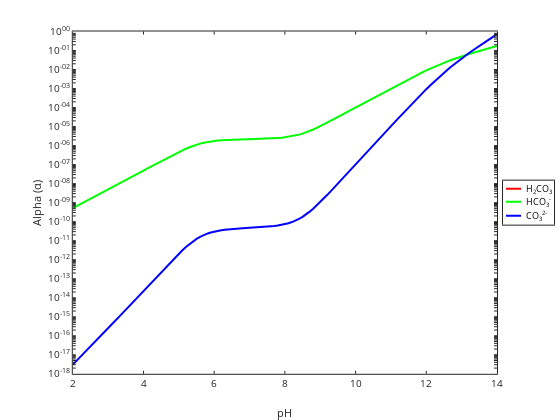

Notebook code for this chart:
### Code cell
semilogy(pHrange, H2CO3, 'r', 'LineWidth', 2); hold on;
semilogy(pHrange, HCO3, 'g', 'LineWidth', 2);
semilogy(pHrange, CO3, 'b', 'LineWidth', 2);
xlabel('pH');
ylabel('Alpha (\alpha)');
legend('H{_2}CO{_3}', 'HCO{_3}^-', 'CO{_3}^{2-}', 'Location', 'EastOutside');
title('Carbonate Species Distribution as a Function of pH');

### Figure 1 — Plotly figure (JSON) as saved in the notebook; plotly's stock layout.template omitted (floating-point values rounded to 4 significant figures; data arrays with more than 128 entries replaced by an {"elided": "..."} marker saying what was removed)
{"data": [{"line": {"color": "rgb(255,0,0)", "dash": "solid", "width": 2}, "marker": {"color": "rgb(255,0,0)", "line": {"color": "rgb(255,0,0)"}, "size": 6, "symbol": "none"}, "mode": "lines", "name": "H{_2}CO{_3}", "showlegend": true, "type": "scatter", "visibility": true, "x": [2, 2.1, 2.2, 2.3, 2.4, 2.5, 2.6, 2.7, 2.8, 2.9, 3, 3.1, 3.2, 3.3, 3.4, 3.5, 3.6, 3.7, 3.8, 3.9, 4, 4.1, 4.2, 4.3, 4.4, 4.5, 4.6, 4.7, 4.8, 4.9, 5, 5.1, 5.2, 5.3, 5.4, 5.5, 5.6, 5.7, 5.8, 5.9, 6, 6.1, 6.2, 6.3, 6.4, 6.5, 6.6, 6.7, 6.8, 6.9, 7, 7.1, 7.2, 7.3, 7.4, 7.5, 7.6, 7.7, 7.8, 7.9, 8, 8.1, 8.2, 8.3, 8.4, 8.5, 8.6, 8.7, 8.8, 8.9, 9, 9.1, 9.2, 9.3, 9.4, 9.5, 9.6, 9.7, 9.8, 9.9, 10, 10.1, 10.2, 10.3, 10.4, 10.5, 10.6, 10.7, 10.8, 10.9, 11, 11.1, 11.2, 11.3, 11.4, 11.5, 11.6, 11.7, 11.8, 11.9, 12, 12.1, 12.2, 12.3, 12.4, 12.5, 12.6, 12.7, 12.8, 12.9, 13, 13.1, 13.2, 13.3, 13.4, 13.5, 13.6, 13.7, 13.8, 13.9, 14], "xaxis": "x", "y": [0, 0, 0, 0, 0, 0, 0, 0, 0, 0, 0, 0, 0, 0, 0, 0, 0, 0, 0, 0, 0, 0, 0, 0, 0, 0, 0, 0, 0, 0, 0, 0, 0, 0, 0, 0, 0, 0, 0, 0, 0, 0, 0, 0, 0, 0, 0, 0, 0, 0, 0, 0, 0, 0, 0, 0, 0, 0, 0, 0, 0, 0, 0, 0, 0, 0, 0, 0, 0, 0, 0, 0, 0, 0, 0, 0, 0, 0, 0, 0, 0, 0, 0, 0, 0, 0, 0, 0, 0, 0, 0, 0, 0, 0, 0, 0, 0, 0, 0, 0, 0, 0, 0, 0, 0, 0, 0, 0, 0, 0, 0, 0, 0, 0, 0, 0, 0, 0, 0, 0, 0], "yaxis": "y"}, {"line": {"color": "rgb(0,255,0)", "dash": "solid", "width": 2}, "marker": {"color": "rgb(0,255,0)", "line": {"color": "rgb(0,255,0)"}, "size": 6, "symbol": "none"}, "mode": "lines", "name": "HCO{_3}^-", "showlegend": true, "type": "scatter", "visibility": true, "x": [2, 2.1, 2.2, 2.3, 2.4, 2.5, 2.6, 2.7, 2.8, 2.9, 3, 3.1, 3.2, 3.3, 3.4, 3.5, 3.6, 3.7, 3.8, 3.9, 4, 4.1, 4.2, 4.3, 4.4, 4.5, 4.6, 4.7, 4.8, 4.9, 5, 5.1, 5.2, 5.3, 5.4, 5.5, 5.6, 5.7, 5.8, 5.9, 6, 6.1, 6.2, 6.3, 6.4, 6.5, 6.6, 6.7, 6.8, 6.9, 7, 7.1, 7.2, 7.3, 7.4, 7.5, 7.6, 7.7, 7.8, 7.9, 8, 8.1, 8.2, 8.3, 8.4, 8.5, 8.6, 8.7, 8.8, 8.9, 9, 9.1, 9.2, 9.3, 9.4, 9.5, 9.6, 9.7, 9.8, 9.9, 10, 10.1, 10.2, 10.3, 10.4, 10.5, 10.6, 10.7, 10.8, 10.9, 11, 11.1, 11.2, 11.3, 11.4, 11.5, 11.6, 11.7, 11.8, 11.9, 12, 12.1, 12.2, 12.3, 12.4, 12.5, 12.6, 12.7, 12.8, 12.9, 13, 13.1, 13.2, 13.3, 13.4, 13.5, 13.6, 13.7, 13.8, 13.9, 14], "xaxis": "x", "y": [5.166e-10, 6.455e-10, 8.07e-10, 1.01e-09, 1.264e-09, 1.583e-09, 1.984e-09, 2.487e-09, 3.119e-09, 3.914e-09, 4.912e-09, 6.167e-09, 7.745e-09, 9.73e-09, 1.223e-08, 1.536e-08, 1.931e-08, 2.428e-08, 3.052e-08, 3.838e-08, 4.826e-08, 6.068e-08, 7.63e-08, 9.592e-08, 1.205e-07, 1.514e-07, 1.9e-07, 2.381e-07, 2.976e-07, 3.707e-07, 4.592e-07, 5.644e-07, 6.863e-07, 8.229e-07, 9.699e-07, 1.121e-06, 1.27e-06, 1.411e-06, 1.539e-06, 1.652e-06, 1.751e-06, 1.834e-06, 1.904e-06, 1.963e-06, 2.011e-06, 2.052e-06, 2.087e-06, 2.116e-06, 2.143e-06, 2.167e-06, 2.19e-06, 2.213e-06, 2.238e-06, 2.266e-06, 2.298e-06, 2.337e-06, 2.384e-06, 2.443e-06, 2.519e-06, 2.615e-06, 2.74e-06, 2.903e-06, 3.117e-06, 3.401e-06, 3.778e-06, 4.281e-06, 4.95e-06, 5.836e-06, 7e-06, 8.515e-06, 1.047e-05, 1.298e-05, 1.618e-05, 2.024e-05, 2.537e-05, 3.187e-05, 4.007e-05, 5.041e-05, 6.344e-05, 7.987e-05, 0.0001006, 0.0001267, 0.0001595, 0.0002009, 0.000253, 0.0003185, 0.0004011, 0.0005048, 0.0006353, 0.000799, 0.001004, 0.001262, 0.001583, 0.001984, 0.002483, 0.0031, 0.003862, 0.004796, 0.005934, 0.007312, 0.008965, 0.01093, 0.01325, 0.01597, 0.01911, 0.02272, 0.02683, 0.03148, 0.03671, 0.04257, 0.04911, 0.05638, 0.06447, 0.07346, 0.08344, 0.09453, 0.1068, 0.1205, 0.1357, 0.1525, 0.1711], "yaxis": "y"}, {"line": {"color": "rgb(0,0,255)", "dash": "solid", "width": 2}, "marker": {"color": "rgb(0,0,255)", "line": {"color": "rgb(0,0,255)"}, "size": 6, "symbol": "none"}, "mode": "lines", "name": "CO{_3}^{2-}", "showlegend": true, "type": "scatter", "visibility": true, "x": [2, 2.1, 2.2, 2.3, 2.4, 2.5, 2.6, 2.7, 2.8, 2.9, 3, 3.1, 3.2, 3.3, 3.4, 3.5, 3.6, 3.7, 3.8, 3.9, 4, 4.1, 4.2, 4.3, 4.4, 4.5, 4.6, 4.7, 4.8, 4.9, 5, 5.1, 5.2, 5.3, 5.4, 5.5, 5.6, 5.7, 5.8, 5.9, 6, 6.1, 6.2, 6.3, 6.4, 6.5, 6.6, 6.7, 6.8, 6.9, 7, 7.1, 7.2, 7.3, 7.4, 7.5, 7.6, 7.7, 7.8, 7.9, 8, 8.1, 8.2, 8.3, 8.4, 8.5, 8.6, 8.7, 8.8, 8.9, 9, 9.1, 9.2, 9.3, 9.4, 9.5, 9.6, 9.7, 9.8, 9.9, 10, 10.1, 10.2, 10.3, 10.4, 10.5, 10.6, 10.7, 10.8, 10.9, 11, 11.1, 11.2, 11.3, 11.4, 11.5, 11.6, 11.7, 11.8, 11.9, 12, 12.1, 12.2, 12.3, 12.4, 12.5, 12.6, 12.7, 12.8, 12.9, 13, 13.1, 13.2, 13.3, 13.4, 13.5, 13.6, 13.7, 13.8, 13.9, 14], "xaxis": "x", "y": [3.045e-18, 4.68e-18, 7.216e-18, 1.115e-17, 1.728e-17, 2.683e-17, 4.174e-17, 6.506e-17, 1.016e-16, 1.588e-16, 2.487e-16, 3.9e-16, 6.121e-16, 9.616e-16, 1.512e-15, 2.38e-15, 3.748e-15, 5.907e-15, 9.314e-15, 1.469e-14, 2.319e-14, 3.66e-14, 5.777e-14, 9.117e-14, 1.438e-13, 2.266e-13, 3.565e-13, 5.592e-13, 8.732e-13, 1.354e-12, 2.076e-12, 3.136e-12, 4.635e-12, 6.661e-12, 9.25e-12, 1.236e-11, 1.586e-11, 1.957e-11, 2.328e-11, 2.684e-11, 3.012e-11, 3.306e-11, 3.563e-11, 3.786e-11, 3.976e-11, 4.139e-11, 4.28e-11, 4.402e-11, 4.512e-11, 4.614e-11, 4.713e-11, 4.813e-11, 4.922e-11, 5.045e-11, 5.189e-11, 5.366e-11, 5.586e-11, 5.868e-11, 6.234e-11, 6.721e-11, 7.378e-11, 8.281e-11, 9.549e-11, 1.137e-10, 1.403e-10, 1.802e-10, 2.409e-10, 3.35e-10, 4.82e-10, 7.137e-10, 1.08e-09, 1.66e-09, 2.58e-09, 4.041e-09, 6.359e-09, 1.004e-08, 1.589e-08, 2.518e-08, 3.994e-08, 6.341e-08, 1.007e-07, 1.6e-07, 2.544e-07, 4.045e-07, 6.433e-07, 1.023e-06, 1.628e-06, 2.589e-06, 4.118e-06, 6.548e-06, 1.041e-05, 1.652e-05, 2.62e-05, 4.148e-05, 6.552e-05, 0.0001032, 0.0001619, 0.0002529, 0.0003928, 0.0006059, 0.0009276, 0.001408, 0.002116, 0.003149, 0.004637, 0.006755, 0.009737, 0.01389, 0.01962, 0.02746, 0.03811, 0.05249, 0.07178, 0.09755, 0.1318, 0.1772, 0.237, 0.3155, 0.418, 0.5511, 0.7228], "yaxis": "y"}, {"hoverinfo": "none", "line": {"color": "rgb(255,0,0)", "dash": "solid", "width": 2}, "marker": {"color": "rgb(255,0,0)", "line": {"color": "rgb(255,0,0)"}, "size": 6, "symbol": "none"}, "mode": "lines", "name": "", "showlegend": false, "type": "scatter", "visibility": true, "x": [3, 18], "xaxis": "x2", "y": [8, 8], "yaxis": "y2"}, {"hoverinfo": "none", "line": {"color": "rgb(0,255,0)", "dash": "solid", "width": 2}, "marker": {"color": "rgb(0,255,0)", "line": {"color": "rgb(0,255,0)"}, "size": 6, "symbol": "none"}, "mode": "lines", "name": "", "showlegend": false, "type": "scatter", "visibility": true, "x": [3, 18], "xaxis": "x2", "y": [21, 21], "yaxis": "y2"}, {"hoverinfo": "none", "line": {"color": "rgb(0,0,255)", "dash": "solid", "width": 2}, "marker": {"color": "rgb(0,0,255)", "line": {"color": "rgb(0,0,255)"}, "size": 6, "symbol": "none"}, "mode": "lines", "name": "", "showlegend": false, "type": "scatter", "visibility": true, "x": [3, 18], "xaxis": "x2", "y": [35, 35], "yaxis": "y2"}], "layout": {"annotations": [{"font": {"color": "rgb(0, 0, 0)", "size": 9}, "showarrow": false, "text": "H<sub>2</sub>CO<sub>3</sub>", "x": 21, "xanchor": "left", "xref": "x2", "y": 8, "yanchor": "middle", "yref": "y2"}, {"font": {"color": "rgb(0, 0, 0)", "size": 9}, "showarrow": false, "text": "HCO<sub>3</sub><sup>-</sup>", "x": 21, "xanchor": "left", "xref": "x2", "y": 21, "yanchor": "middle", "yref": "y2"}, {"font": {"color": "rgb(0, 0, 0)", "size": 9}, "showarrow": false, "text": "CO<sub>3</sub><sup>2-</sup>", "x": 21, "xanchor": "left", "xref": "x2", "y": 35, "yanchor": "middle", "yref": "y2"}], "height": 420, "hovermode": "closest", "margin": {"b": 0, "l": 0, "r": 0, "t": 0}, "plot_bgcolor": "rgba(0, 0, 0, 0)", "showlegend": false, "width": 560, "xaxis": {"anchor": "y", "autorange": false, "domain": [0.13, 0.8875], "exponentformat": "none", "gridcolor": "rgba(38,38,38,0.15)", "gridwidth": 1, "linecolor": "rgb(38,38,38)", "linewidth": 1, "mirror": "ticks", "range": [2, 14], "showgrid": false, "showline": true, "side": "bottom", "spikedash": "solid", "spikemode": "across", "spikesides": false, "spikethickness": 1, "tickangle": 0, "tickcolor": "rgb(38,38,38)", "tickfont": {"color": "rgb(38,38,38)", "size": 10}, "ticklen": 3, "ticks": "inside", "ticktext": ["2", "4", "6", "8", "10", "12", "14"], "tickvals": [2, 4, 6, 8, 10, 12, 14], "title": {"font": {"color": "rgb(38,38,38)", "size": 11}, "text": "pH"}, "type": "linear", "visible": true, "zeroline": false}, "xaxis2": {"anchor": "y2", "autorange": false, "domain": [0.8982, 0.9893], "exponentformat": "none", "fixedrange": true, "gridcolor": "rgba(38,38,38,0.15)", "gridwidth": 1, "linecolor": "rgb(38,38,38)", "linewidth": 1, "mirror": true, "range": [0, 51], "showgrid": false, "showline": true, "showspikes": false, "side": "bottom", "spikedash": "solid", "spikemode": "across", "spikesides": false, "spikethickness": 1, "tickangle": 0, "tickcolor": "rgb(38,38,38)", "tickfont": {"color": "rgb(38,38,38)", "size": 9}, "ticklen": 3, "ticks": "", "ticktext": [], "tickvals": [], "title": {"font": {"color": "rgb(0, 0, 0)", "size": 9.9}, "text": ""}, "type": "linear", "visible": true, "zeroline": false}, "yaxis": {"anchor": "x", "autorange": false, "domain": [0.11, 0.925], "exponentformat": "none", "gridcolor": "rgba(38,38,38,0.15)", "gridwidth": 1, "linecolor": "rgb(38,38,38)", "linewidth": 1, "mirror": "ticks", "range": [-18, 0], "showgrid": false, "showline": true, "side": "left", "spikedash": "solid", "spikemode": "across", "spikesides": false, "spikethickness": 1, "tickangle": 0, "tickcolor": "rgb(38,38,38)", "tickfont": {"color": "rgb(38,38,38)", "size": 10}, "ticklen": 3, "ticks": "inside", "ticktext": {"elided": "163 str values"}, "tickvals": {"elided": "163 float values"}, "title": {"font": {"color": "rgb(38,38,38)", "size": 11}, "text": "Alpha (&#945;)"}, "type": "log", "visible": true, "zeroline": false}, "yaxis2": {"anchor": "x2", "autorange": false, "domain": [0.4651, 0.5699], "exponentformat": "none", "fixedrange": true, "gridcolor": "rgba(38,38,38,0.15)", "gridwidth": 1, "linecolor": "rgb(38,38,38)", "linewidth": 1, "mirror": true, "range": [44, 0], "showgrid": false, "showline": true, "showspikes": false, "side": "left", "spikedash": "solid", "spikemode": "across", "spikesides": false, "spikethickness": 1, "tickangle": 0, "tickcolor": "rgb(38,38,38)", "tickfont": {"color": "rgb(38,38,38)", "size": 9}, "ticklen": 3, "ticks": "", "ticktext": [], "tickvals": [], "title": {"font": {"color": "rgb(0, 0, 0)", "size": 9.9}, "text": ""}, "type": "linear", "visible": true, "zeroline": false}}}
